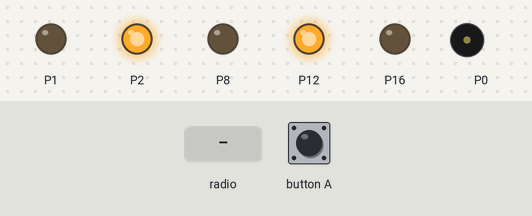
The program below on a simulated BBC micro:bit (MakeCode). Shown: output pins drawn as LEDs (lit = HIGH), buzzer (waves = sounding). The test bench sets the inputs (shaded band).

Above: at 1.2 s.
1.3 s: radio message "1" arrives
At 2.1 s:
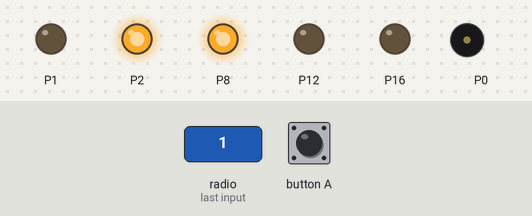
At 3.0 s:
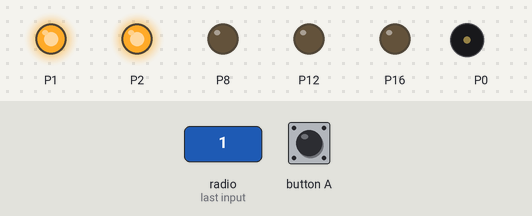
Timing chart, 0 to 13.4 s (numbered marks = the images above; inputs shaded):
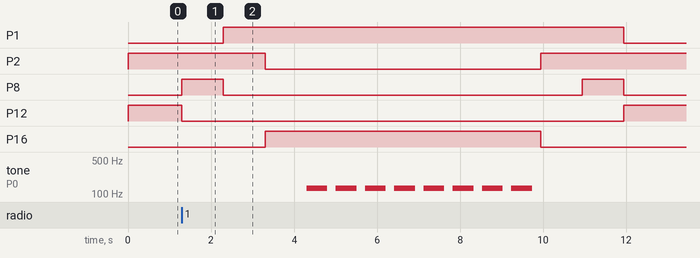

Measured:
- after the input at 1.3 s, P1: LOW → HIGH after 1.0 s, → LOW 9.6 s later; P2: HIGH → LOW after 2.0 s, → HIGH 6.6 s later; P8: alternates HIGH for 1.0 s and LOW for 8.6 s, starting at once; P12: HIGH → LOW at once, → HIGH 10.6 s later; P16: LOW → HIGH after 2.0 s, → LOW 6.6 s later

The program:

main.ts
```typescript
radio.onReceivedNumber(function (receivedNumber) {
    if (receivedNumber == 1) {
        pins.digitalWritePin(DigitalPin.P12, 0)
        pins.digitalWritePin(DigitalPin.P8, 1)
        basic.pause(1000)
        pins.digitalWritePin(DigitalPin.P8, 0)
        pins.digitalWritePin(DigitalPin.P1, 1)
        basic.pause(1000)
        pins.digitalWritePin(DigitalPin.P2, 0)
        pins.digitalWritePin(DigitalPin.P16, 1)
        basic.pause(1000)
        for (let index = 0; index < 8; index++) {
            music.playTone(131, music.beat(BeatFraction.Whole))
            basic.pause(200)
        }
        pins.digitalWritePin(DigitalPin.P2, 1)
        pins.digitalWritePin(DigitalPin.P16, 0)
        basic.pause(1000)
        pins.digitalWritePin(DigitalPin.P1, 1)
        pins.digitalWritePin(DigitalPin.P8, 1)
        basic.pause(1000)
        pins.digitalWritePin(DigitalPin.P1, 0)
        pins.digitalWritePin(DigitalPin.P8, 0)
        pins.digitalWritePin(DigitalPin.P12, 1)
    }
})
input.onButtonPressed(Button.A, function () {

})
radio.setGroup(1)
pins.digitalWritePin(DigitalPin.P12, 1)
pins.digitalWritePin(DigitalPin.P2, 1)
```

test.ts
```typescript
// sem patria testy; keď sa tento balík použije ako rozšírenie, nebudú sa kompilovať.
```
